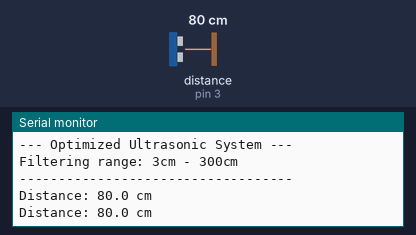
The sketch below on a simulated Arduino Uno, built with avr-gcc and run on an emulated ATmega328P. Shown: the last lines printed to the serial monitor. Wiring (inferred from the names in the program): ultrasonic range finder: trigger pin 2; echo pin 3. The inputs (shaded band) are chosen by the test bench; at power-on: distance to the obstacle (sensor on pin 3) 80 cm. The echo pulse lasts 58.3 µs per cm.

Above: at 1.2 s.
1.3 s: distance to the obstacle (sensor on pin 3) set to 4 cm
At 2.3 s:
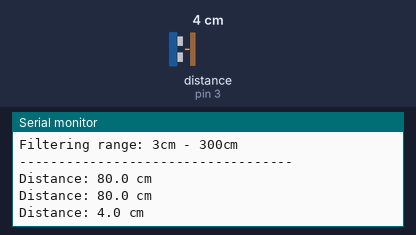
2.8 s: distance to the obstacle (sensor on pin 3) set to 9 cm
At 4.1 s:
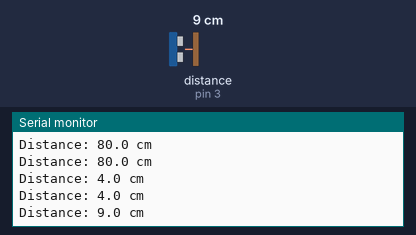
Timing chart, 0 to 5.8 s (numbered marks = the images above; inputs shaded):
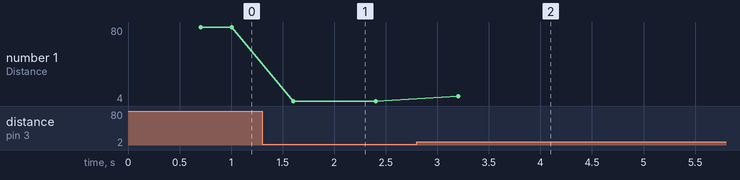

Measured:
- after the input at 1.3 s, the serial monitor: prints a new line after 0.30 s (image 1)
- after the input at 2.8 s, the serial monitor: prints a new line after 0.40 s (image 2)
- plotted number 1: 80 → 4 after the input at 1.3 s, 4 → 9 after the input at 2.8 s

The sketch:

51-HC-SR04.ino
```cpp
// (licence header left out)
#include <Arduino.h>

class UltrasonicAsync {
private:
    const uint8_t _trigPin;
    const uint8_t _echoPin;

    // Volatile variables are modified within the ISR
    volatile uint32_t _startTime = 0;
    volatile uint32_t _duration = 0;
    volatile bool _newReading = false;

    static UltrasonicAsync* _instance;

    // Interrupt Service Routine (ISR) to capture Echo pulse duration
    static void isrWrapper() {
        if (!_instance) return;

        bool level = digitalRead(_instance->_echoPin);

        if (level) {
            // Rising edge: pulse started
            _instance->_startTime = micros();
        } else {
            // Falling edge: pulse ended
            uint32_t end = micros();
            if (_instance->_startTime != 0) {
                _instance->_duration = end - _instance->_startTime;
                _instance->_newReading = true;
            }
        }
    }

public:
    // Constructor: sets the pins and binds this specific instance to the global static pointer
    // so that the ISR knows which object to update.
    UltrasonicAsync(uint8_t trig, uint8_t echo)
        : _trigPin(trig), _echoPin(echo) {
        // Bind 'this' specific object instance to the static pointer.
        // This is mandatory for the static isrWrapper to access non-static
        // members (like _startTime and _duration) during an interrupt.
        _instance = this;
    }

    void begin() {
        pinMode(_trigPin, OUTPUT);
        pinMode(_echoPin, INPUT);
        digitalWrite(_trigPin, LOW);

        // Enable hardware interrupt on the Echo pin to detect any state change
        attachInterrupt(
            digitalPinToInterrupt(_echoPin),
            isrWrapper,
            CHANGE
        );
    }

    void trigger() {
        // Standard HC-SR04 trigger sequence
        digitalWrite(_trigPin, LOW);
        delayMicroseconds(2);
        digitalWrite(_trigPin, HIGH);
        delayMicroseconds(10);
        digitalWrite(_trigPin, LOW);

        // Reset the start time to monitor hardware timeout
        _startTime = micros();
    }

    /* Returns the distance in cm if within the 3cm - 300cm range.
       Returns -1.0f if the measurement is in progress or out of range.
    */
    float getDistance() {
        // Hardware Timeout: ignore if no echo returns within 30ms (~500cm)
        if (_startTime != 0 && (micros() - _startTime) > 30000) {
            _startTime = 0;
            _newReading = false;
            return -1.0f;
        }

        if (!_newReading) return -1.0f;

        _newReading = false;

        // 0.01715 = (Speed of sound in cm/us) / 2
        float distance = _duration * 0.01715f;

        // Apply the conservative project filter (3cm to 300cm)
        if (distance >= 3.0f && distance <= 300.0f) {
            return distance;
        }

        // Out of range readings are treated as invalid
        return -1.0f;
    }
};

UltrasonicAsync* UltrasonicAsync::_instance = nullptr;

// --- Hardware Configuration ---
constexpr uint8_t PIN_TRIG = 2;
constexpr uint8_t PIN_ECHO = 3;

UltrasonicAsync sonar(PIN_TRIG, PIN_ECHO);

void setup() {
    Serial.begin(115200);
    while (!Serial);

    sonar.begin();

    Serial.println(F("--- Optimized Ultrasonic System ---"));
    Serial.println(F("Filtering range: 3cm - 300cm"));
    Serial.println(F("-----------------------------------"));
}

void loop() {
    static uint32_t lastTrigger = 0;
    uint32_t now = millis();

    // Trigger a measurement every 100ms
    if (now - lastTrigger >= 100) {
        lastTrigger = now;
        sonar.trigger();
    }

    float cm = sonar.getDistance();

    // Only print if the distance is valid (within 3cm - 300cm)
    if (cm > 0) {
        Serial.print(F("Distance: "));
        Serial.print(cm, 1);
        Serial.println(F(" cm"));
    }
}
```
